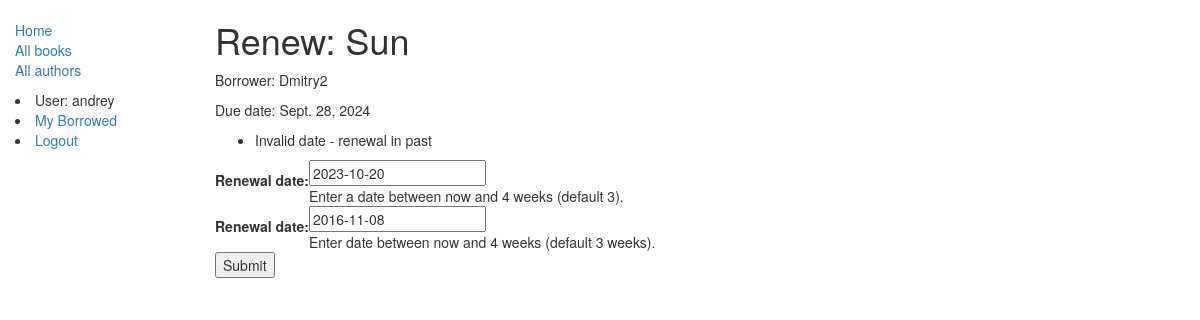
Page /catalog/book/02400fbff46e4701bad4ad5c5e20a726/renew/ (signed in) on the committed database.
### catalog/models.py (models this page shows, shortened)
class BookInstance(models.Model):
    id = models.UUIDField(primary_key=True, default=uuid.uuid4, help_text="Unique ID for this particular book across whole library")
    book = models.ForeignKey('Book', on_delete=models.SET_NULL, null=True)
    imprint = models.CharField(max_length=200)
    due_back = models.DateField(null=True, blank=True)
    borrower = models.ForeignKey(User, on_delete=models.SET_NULL, null=True, blank=True)
    @property
    def is_overdue(self):
        if self.due_back and date.today() > self.due_back:
            return True
        return False
    LOAN_STATUS = (
        ('m', 'Maintenance'),
        ('o', 'On loan'),
        ('a', 'Available'),
        ('r', 'Reserved'),
    )
    status = models.CharField(max_length=1, choices=LOAN_STATUS, blank=True, default='m', help_text='Book availability')
    class Meta:
        ordering = ["due_back"]
        permissions = (("can_mark_returned", "Set book as returned"),)

class Book(models.Model):
    title = models.CharField(max_length=200)
    author = models.ForeignKey('Author', on_delete=models.SET_NULL, null=True)
    summary = models.TextField(max_length=1000, help_text="Enter a brief description of the book")
    isbn = models.CharField('ISBN',max_length=13, help_text='13 Character <a href="https://www.isbn-international.org/content/what-isbn">ISBN number</a>')
    genre = models.ManyToManyField(Genre, help_text="Select a genre for this book")
    def display_genre(self):
        return ', '.join([genre.name for genre in self.genre.all()[:3]])
    display_genre.short_description = 'Genre'

### catalog/views.py (the view)
# urls.py: url(r'^book/(?P<pk>[-\w]+)/renew/$', views.renew_book_librarian, name='renew-book-librarian'),
@permission_required('catalog.can_mark_returned')
def renew_book_librarian(request, pk):
    book_inst = get_object_or_404(BookInstance, pk=pk)
    if request.method == 'POST':
        form = RenewBookForm(request.POST)
        if form.is_valid():
            book_inst.due_back = form.cleaned_data['renewal_date']
            book_inst.save()
            return HttpResponseRedirect(reverse('all-borrowed') )
    else:
        proposed_renewal_date = datetime.date.today() + datetime.timedelta(weeks=3)
        form = RenewBookForm(initial={'renewal_date': proposed_renewal_date,})
    return render(request, 'catalog/book_renew_librarian.html', {'form': form, 'bookinst':book_inst})

### catalog/forms.py (shortened to what this page needs)
class RenewBookForm(forms.Form):
    renewal_date = forms.DateField(help_text="Enter a date between now and 4 weeks (default 3).")

### catalog/templates/catalog/book_renew_librarian.html (shortened to what this page needs)
{% extends "base_generic.html" %}
{% block content %}
    <h1>Renew: {{bookinst.book.title}}</h1>
    <p>Borrower: {{bookinst.borrower}}</p>
    <p {% if bookinst.is_overdue %} class="text-danger"{% endif %}>Due date: {{bookinst.due_back}}</p>
    <form action="" method="post">
        <table>
        {{ form }}
            <ul class="errorlist">
                <li>Invalid date - renewal in past</li>
            </ul>
            <tr>
            <th><label for="id_renewal_date">Renewal date:</label></th>
              <td>
                <input
                  id="id_renewal_date"
                  name="renewal_date"
                  type="text"
                  value="2016-11-08"
                  required/>
                <br/>
                <span class="helptext">Enter date between now and 4 weeks (default 3 weeks).</span>
              </td>
            </tr>
        </table>
        <input type="submit" value="Submit" />
    </form>
{% endblock %}

### catalog/templates/base_generic.html (shortened to what this page needs)
<!doctype html>
<html lang="en">
  <head>
    <link
      rel="stylesheet"
      href="https://maxcdn.bootstrapcdn.com/bootstrap/3.3.7/css/bootstrap.min.css" />
    {% load static %}
    <link rel="stylesheet" href="{% static 'css/styles.css' %}" />
  </head>
  <body>
    <div class="container-fluid">
      <div class="row">
        <div class="col-sm-2">
          {% block sidebar %}
            <ul class="sidebar-nav">
              <li><a href="{% url 'index' %}">Home</a></li>
              <li><a href="{% url 'books' %}">All books</a></li>
              <li><a href="{% url 'authors' %}">All authors</a></li>
            </ul>
            {% if user.is_authenticated %}
                  <li>User: {{ user.get_username }}</li>
                  <li><a href="{% url 'my-borrowed' %}">My Borrowed</a></li>
                  <li><a href="{% url 'logout'%}?next={{request.path}}">Logout</a></li>
               {% else %}
                 <li><a href="{% url 'login'%}?next={{request.path}}">Login</a></li>
               {% endif %}
          {% endblock %}
        </div>
        <div class="col-sm-10 ">{% block content %}{% endblock %}
        </div>
      </div>
    </div>
  </body>
</html>

### catalog/static/css/styles.css (style rules this page uses)
.sidebar-nav { margin-top: 20px; padding: 0; list-style: none; }

### rows in the picture
BookInstance: book "Sun", borrower "Dmitry2", due_back "Sept. 28, 2024"

### other values in the picture
{{ user.get_username }} "andrey"
